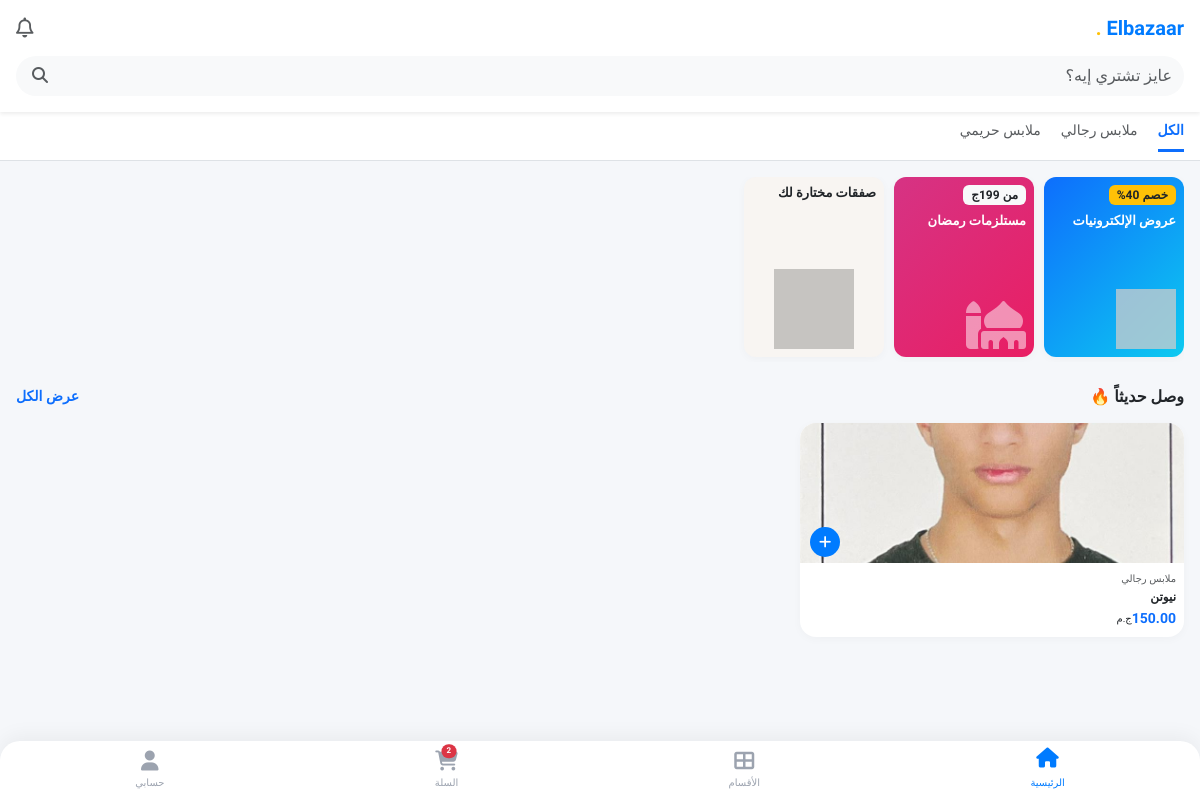
Before: / with the older database file.
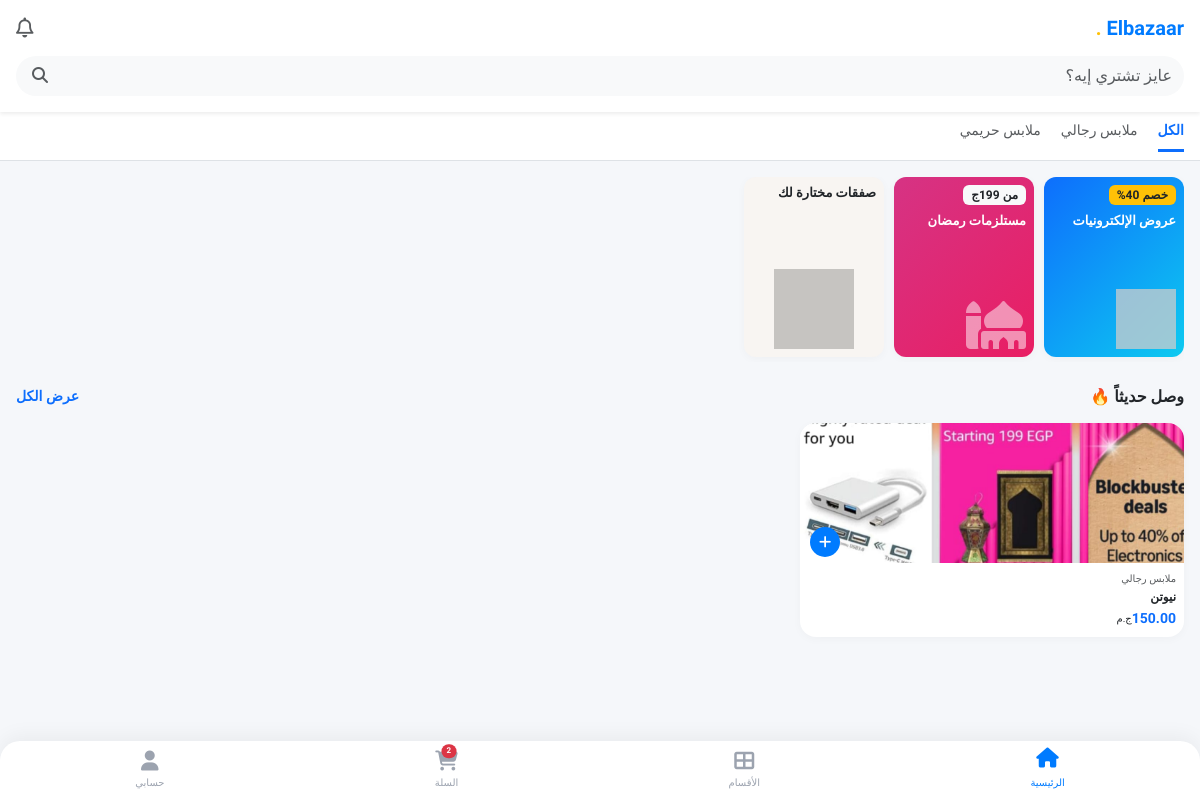
After: the same page with the newer database file.
### store/models.py (models this page shows, shortened)
class Category(models.Model):
    name = models.CharField(max_length=100, verbose_name="اسم القسم")
    image = models.ImageField(upload_to='categories/', verbose_name="صورة القسم", blank=True, null=True)
    created_at = models.DateTimeField(auto_now_add=True)
    class Meta:
        verbose_name = "قسم"
        verbose_name_plural = "الأقسام"

class Product(models.Model):
    category = models.ForeignKey(Category, on_delete=models.SET_NULL, null=True, blank=True, related_name='products', verbose_name="القسم")
    merchant = models.ForeignKey(MerchantProfile, on_delete=models.CASCADE, related_name='products')
    name = models.CharField(max_length=200, verbose_name="اسم المنتج")
    description = models.TextField(verbose_name="وصف المنتج")
    base_price = models.DecimalField(max_digits=10, decimal_places=2, verbose_name="السعر الأساسي")
    image = models.ImageField(upload_to='products/', verbose_name="صورة المنتج الرئيسية")
    is_active = models.BooleanField(default=False, verbose_name="مفعل (موافقة المشرف)")
    created_at = models.DateTimeField(auto_now_add=True)

### store/views.py (the view)
# urls.py: path('', views.home, name='home'),
def home(request):
    if request.user.is_authenticated:
        if not request.user.phone_primary:
            return redirect('complete_profile')
    query = request.GET.get('q') # كلمة البحث
    category_id = request.GET.get('category')
    products = Product.objects.filter(
        is_active=True,
        merchant__wallet__balance__gte=F('merchant__minimum_balance_required')
    ).order_by('-created_at')
    if query:
        products = products.filter(
            Q(name__icontains=query) |
            Q(description__icontains=query)
        )
    if category_id:
        products = products.filter(category_id=category_id)
    products = products.order_by('-created_at')
    categories = Category.objects.all()
    return render(request, 'store/home.html', {
        'products': products,
        'categories': categories,
        'selected_category': int(category_id) if category_id else None,
        'search_query': query # لإبقائها في مربع البحث
    })

### templates/store/home.html
{% extends 'base.html' %}
{% block content %}
<div class="bg-white pb-3 pt-3 px-3 shadow-sm sticky-top" style="z-index: 900;">
    <div class="d-flex justify-content-between align-items-center mb-3">
        <div class="d-flex align-items-center">
            <h5 class="m-0 fw-bold" style="color: var(--primary-blue); font-family: 'Tajawal', sans-serif; font-weight: 800;">
                Elbazaar <span class="text-warning">.</span>
            </h5>
        </div>
        <i class="far fa-bell fs-5 text-muted"></i>
    </div>
    <div class="position-relative">
        <form action="{% url 'home' %}" method="GET" class="position-relative">
            <input type="text" name="q" value="{{ search_query|default:'' }}"
                class="form-control rounded-pill bg-light border-0 py-2 ps-5"
                placeholder="عايز تشتري إيه؟">
            <button type="submit" class="btn position-absolute top-50 start-0 translate-middle-y ms-1 border-0">
                <i class="fas fa-search text-muted"></i>
            </button>
        </form>
    </div>
</div>
<div class="bg-white border-bottom mb-3">
    <div class="d-flex overflow-auto px-3 py-2" style="gap: 20px; white-space: nowrap;">
        <a href="{% url 'home' %}" class="text-decoration-none {% if not selected_category %}fw-bold text-primary border-bottom border-3 border-primary{% else %}text-muted{% endif %} pb-2" style="font-size: 14px;">
            الكل
        </a>
        {% for category in categories %}
        <a href="{% url 'home' %}?category={{ category.id }}"
           class="text-decoration-none {% if selected_category == category.id %}fw-bold text-primary border-bottom border-3 border-primary{% else %}text-muted{% endif %} pb-2"
           style="font-size: 14px;">
            {{ category.name }}
        </a>
        {% endfor %}
    </div>
</div>
<div class="container-fluid px-3">
    <div class="d-flex overflow-auto mb-4" style="gap: 10px; padding-bottom: 5px;">
        <div class="card border-0 text-white flex-shrink-0 position-relative overflow-hidden"
             style="width: 140px; height: 180px; background: linear-gradient(135deg, #0d6efd, #0dcaf0); border-radius: 12px;">
            <div class="card-body p-2 d-flex flex-column">
                <span class="badge bg-warning text-dark align-self-start mb-2">خصم 40%</span>
                <h6 class="fw-bold mb-0" style="font-size: 13px;">عروض الإلكترونيات</h6>
                <img src="https://via.placeholder.com/80" class="position-absolute bottom-0 end-0 mb-2 me-2 opacity-75" style="width: 60px;">
            </div>
        </div>
        <div class="card border-0 text-white flex-shrink-0 position-relative overflow-hidden"
             style="width: 140px; height: 180px; background: linear-gradient(135deg, #d63384, #e91e63); border-radius: 12px;">
            <div class="card-body p-2 d-flex flex-column">
                <span class="badge bg-light text-dark align-self-start mb-2">من 199ج</span>
                <h6 class="fw-bold mb-0" style="font-size: 13px;">مستلزمات رمضان</h6>
                <i class="fas fa-mosque position-absolute bottom-0 end-0 mb-2 me-2 fa-3x opacity-50"></i>
            </div>
        </div>
        <div class="card border-0 text-dark flex-shrink-0 position-relative overflow-hidden"
             style="width: 140px; height: 180px; background-color: #f8f5f2; border-radius: 12px;">
            <div class="card-body p-2 d-flex flex-column">
                <h6 class="fw-bold mb-0" style="font-size: 13px;">صفقات مختارة لك</h6>
                <img src="https://via.placeholder.com/80" class="mt-auto align-self-center" style="mix-blend-mode: multiply;">
            </div>
        </div>
    </div>
    <div class="d-flex justify-content-between align-items-center mb-3">
        <h6 class="fw-bold m-0 text-dark">وصل حديثاً 🔥</h6>
        <a href="#" class="text-decoration-none small text-primary fw-bold">عرض الكل</a>
    </div>
    <div class="row g-2">
        {% for product in products %}
        <div class="col-6 col-md-4">
            <a href="{% url 'product_detail' product.pk %}" class="text-decoration-none text-dark">
                <div class="card h-100 position-relative">
                    <div style="height: 140px; overflow: hidden; border-radius: 16px 16px 0 0; background-color: #fff; display: flex; align-items: center; justify-content: center;">
                        {% if product.image %}
                            <img src="{{ product.image.url }}" class="w-100 h-100" style="object-fit: cover;">
                        {% else %}
                            <i class="fas fa-camera text-muted fa-2x opacity-25"></i>
                        {% endif %}
                    </div>
                    <a href="{% url 'product_detail' product.pk %}"
                    class="btn btn-primary-app rounded-circle position-absolute d-flex align-items-center justify-content-center"
                    style="width: 30px; height: 30px; bottom: 80px; left: 10px; padding: 0;">
                        <i class="fas fa-plus small text-white"></i>
                    </a>
                    <div class="card-body p-2">
                        <span class="text-muted d-block mb-1" style="font-size: 10px;">{{ product.category.name }}</span>
                        <h6 class="card-title text-truncate fw-bold mb-1" style="font-size: 12px;">
                            {{ product.name }}
                        </h6>
                        <div class="d-flex align-items-center">
                            <span class="text-primary fw-bold" style="font-size: 14px;">{{ product.base_price }}</span>
                            <span class="small ms-1" style="font-size: 10px;">ج.م</span>
                        </div>
                    </div>
                </div>
            </a>
        </div>
        {% empty %}
        <div class="col-12 text-center py-5">
            <p class="text-muted small">لا توجد منتجات حالياً.</p>
        </div>
        {% endfor %}
    </div>
</div>
{% endblock %}

### templates/base.html (shortened to what this page needs)
<!DOCTYPE html>
<html lang="ar" dir="rtl">
<head>
    <link href="https://cdn.jsdelivr.net/npm/bootstrap@5.3.0/dist/css/bootstrap.min.css" rel="stylesheet">
    <link rel="stylesheet" href="https://cdnjs.cloudflare.com/ajax/libs/font-awesome/6.4.0/css/all.min.css">
</head>
<body>
    <div class="container-fluid px-0">
        {% block content %}{% endblock %}
    </div>
    <nav class="bottom-nav">
        <a href="{% url 'home' %}" class="nav-item active">
            <i class="fas fa-home-alt"></i> الرئيسية
        </a>
        <a href="{% url 'categories_page' %}" class="nav-item">
            <i class="fas fa-th-large"></i> الأقسام
        </a>
        <a href="{% url 'cart_view' %}" class="nav-item position-relative">
            <i class="fas fa-shopping-cart"></i> السلة
            <span class="position-absolute top-0 start-100 translate-middle badge rounded-pill bg-danger" style="font-size: 8px; left: 60% !important;">
                2
            </span>
        </a>
        <a href="{% url 'profile' %}" class="nav-item">
            <i class="fas fa-user"></i> حسابي
        </a>
    </nav>
</body>
</html>

### templates/base.html (style rules this page uses)
:root { --primary-blue: #007bff; --accent-yellow: #ffc107; --bg-light: #f5f7fa; --text-dark: #2c3e50; --white: #ffffff; }
body { padding-bottom: 80px; background-color: var(--bg-light); font-family: 'Tajawal', sans-serif; color: var(--text-dark); -webkit-tap-highlight-color: transparent; }
.bottom-nav { position: fixed; bottom: 0; left: 0; right: 0; background: var(--white); box-shadow: 0 -5px 20px rgba(0,0,0,0.05); z-index: 1000; display: flex; justify-content: space-around; padding: 10px 0; border-radius: 20px 20px 0 0; }
.nav-item { text-align: center; color: #9ca3af; text-decoration: none; font-size: 10px; font-weight: 500; transition: 0.3s; display: flex; flex-direction: column; align-items: center; }
.nav-item i { font-size: 20px; margin-bottom: 4px; transition: 0.3s; }
.nav-item.active { color: var(--primary-blue); }
.nav-item.active i { transform: translateY(-3px); color: var(--primary-blue); }
.card { border: none; border-radius: 16px; box-shadow: 0 2px 10px rgba(0,0,0,0.03); }
.btn-primary-app { background-color: var(--primary-blue); color: white; border: none; border-radius: 50px; }

Changed rows visible on the page:
changed Product "نيوتن": image: a different picture
